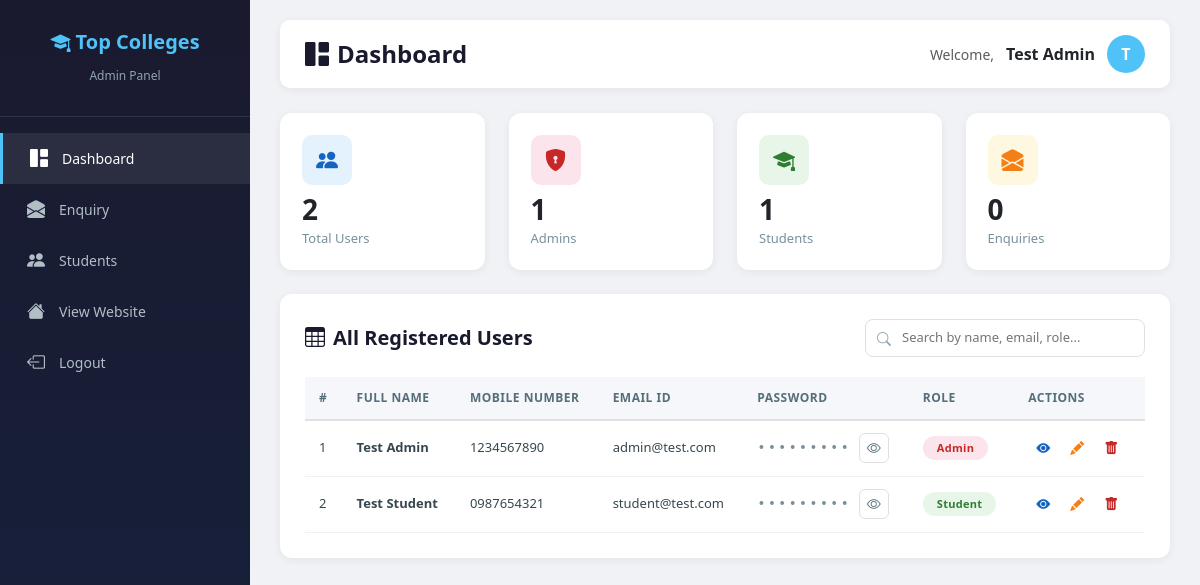
Page /admin/dashboard.php (signed in) on the committed database.
### tables this page shows
CREATE TABLE IF NOT EXISTS `students` (
  `id` int(11) NOT NULL AUTO_INCREMENT,
  `name` varchar(255) NOT NULL,
  `mobile` varchar(20) NOT NULL,
  `email` varchar(255) NOT NULL,
  `password` varchar(255) NOT NULL,
  `created_at` timestamp NOT NULL DEFAULT CURRENT_TIMESTAMP,
  `updated_at` timestamp NOT NULL DEFAULT CURRENT_TIMESTAMP ON UPDATE CURRENT_TIMESTAMP,
  PRIMARY KEY (`id`),
  UNIQUE KEY `unique_email` (`email`)
);

### admin/dashboard.php (the view, shortened to what this page needs)
<?php
include "../config/database.php";
$stmt = $conn->query("SELECT id, name, mobile, email, password, 'Admin' AS role FROM admins ORDER BY name ASC");
$admins = $stmt->fetchAll(PDO::FETCH_ASSOC);
$stmt = $conn->query("SELECT id, name, mobile, email, password, 'Student' AS role FROM students ORDER BY name ASC");
$students = $stmt->fetchAll(PDO::FETCH_ASSOC);
$stmt = $conn->query("SELECT id, name, phone AS mobile, email, '' AS password, 'Enquiry' AS role FROM applications ORDER BY name ASC");
$enquiries = $stmt->fetchAll(PDO::FETCH_ASSOC);
$allUsers = array_merge($admins, $students, $enquiries);
$totalUsers    = count($allUsers);
$totalAdmins   = count($admins);
$totalStudents = count($students);
$totalEnquiry  = count($enquiries);
?>
<!DOCTYPE html>
<html lang="en">
<head>
    <link rel="stylesheet" href="https://cdn.jsdelivr.net/npm/bootstrap@5.3.2/dist/css/bootstrap.min.css">
    <link rel="stylesheet" href="https://cdn.jsdelivr.net/npm/bootstrap-icons@1.11.1/font/bootstrap-icons.css">
    <link rel="stylesheet" href="styles.css">
</head>
<body>
    <div class="sidebar">
        <div class="brand">
            <h3><i class="bi bi-mortarboard-fill"></i> Top Colleges</h3>
            <small>Admin Panel</small>
        </div>
        <nav class="mt-3">
            <a href="dashboard.php" class="nav-link active">
                <i class="bi bi-grid-1x2-fill"></i> Dashboard
            </a>
            <a href="enquiry.php" class="nav-link">
                <i class="bi bi-envelope-open-fill"></i> Enquiry
            </a>
            <a href="students.php" class="nav-link">
                <i class="bi bi-people-fill"></i> Students
            </a>
            <a href="../index.php" class="nav-link">
                <i class="bi bi-house-fill"></i> View Website
            </a>
            <a href="../logout.php" class="nav-link">
                <i class="bi bi-box-arrow-left"></i> Logout
            </a>
        </nav>
    </div>
    <div class="main-content">
        <div class="top-bar">
            <h4><i class="bi bi-grid-1x2-fill me-2"></i>Dashboard</h4>
            <div class="admin-info">
                <span class="text-muted" style="font-size:14px;">Welcome,</span>
                <strong><?php echo htmlspecialchars($_SESSION['user']); ?></strong>
                <div class="avatar"><?php echo strtoupper(substr($_SESSION['user'], 0, 1)); ?></div>
            </div>
        </div>
        <div class="row g-4 mb-4">
            <div class="col-xl-3 col-md-6">
                <div class="stat-card">
                    <div class="icon-box bg-primary-soft"><i class="bi bi-people-fill"></i></div>
                    <h2><?php echo $totalUsers; ?></h2>
                    <p>Total Users</p>
                </div>
            </div>
            <div class="col-xl-3 col-md-6">
                <div class="stat-card">
                    <div class="icon-box bg-danger-soft"><i class="bi bi-shield-lock-fill"></i></div>
                    <h2><?php echo $totalAdmins; ?></h2>
                    <p>Admins</p>
                </div>
            </div>
            <div class="col-xl-3 col-md-6">
                <div class="stat-card">
                    <div class="icon-box bg-success-soft"><i class="bi bi-mortarboard-fill"></i></div>
                    <h2><?php echo $totalStudents; ?></h2>
                    <p>Students</p>
                </div>
            </div>
            <div class="col-xl-3 col-md-6">
                <div class="stat-card">
                    <div class="icon-box bg-warning-soft"><i class="bi bi-envelope-open-fill"></i></div>
                    <h2><?php echo $totalEnquiry; ?></h2>
                    <p>Enquiries</p>
                </div>
            </div>
        </div>
        <div class="table-card">
            <div class="card-header-custom">
                <h5><i class="bi bi-table me-2"></i>All Registered Users</h5>
                <div class="search-box">
                    <i class="bi bi-search"></i>
                    <input type="text" id="dashSearchInput" placeholder="Search by name, email, role...">
                </div>
            </div>
            <?php if ($totalUsers > 0): ?>
                <div class="table-responsive">
                    <table class="app-table" id="dashTable">
                        <thead>
                            <tr>
                                <th>#</th>
                                <th>Full Name</th>
                                <th>Mobile Number</th>
                                <th>Email ID</th>
                                <th>Password</th>
                                <th>Role</th>
                                <th>Actions</th>
                            </tr>
                        </thead>
                        <tbody>
                            <?php foreach ($allUsers as $i => $user): ?>
                                <tr>
                                    <td><?php echo $i + 1; ?></td>
                                    <td><strong><?php echo htmlspecialchars($user['name']); ?></strong></td>
                                    <td><?php echo htmlspecialchars($user['mobile']); ?></td>
                                    <td><?php echo htmlspecialchars($user['email']); ?></td>
                                    <td>
                                        <?php if ($user['role'] === 'Enquiry'): ?>
                                            <span class="text-muted">—</span>
                                        <?php else: ?>
                                            <div class="pw-cell">
                                                <span class="password-masked" data-password="<?php echo htmlspecialchars($user['password']); ?>">
                                                    <?php echo str_repeat('•', min(strlen($user['password']), 10)); ?>
                                                </span>
                                                <button type="button" class="btn-pw-toggle" title="Show Password" onclick="togglePw(this)">
                                                    <i class="bi bi-eye"></i>
                                                </button>
                                            </div>
                                        <?php endif; ?>
                                    </td>
                                    <td>
                                        <?php
                                        $roleClass = match ($user['role']) {
                                            'Admin'   => 'role-admin',
                                            'Student' => 'role-student',
                                            'Enquiry' => 'role-enquiry',
                                            default   => ''
                                        };
                                        ?>
                                        <span class="role-badge <?php echo $roleClass; ?>"><?php echo $user['role']; ?></span>
                                    </td>
                                    <td>
                                        <div class="action-btns">
                                            <button class="btn-action btn-view" title="View Details"
                                                onclick='viewUser(<?php echo json_encode($user); ?>)'>
                                                <i class="bi bi-eye-fill"></i>
                                            </button>
                                            <button class="btn-action btn-edit" title="Edit User"
                                                onclick='editUser(<?php echo json_encode($user); ?>)'>
                                                <i class="bi bi-pencil-fill"></i>
                                            </button>
                                            <button class="btn-action btn-delete" title="Delete User"
                                                onclick="deleteUser(<?php echo $user['id']; ?>, '<?php echo $user['role']; ?>')">
                                                <i class="bi bi-trash-fill"></i>
                                            </button>
                                        </div>
                                    </td>
                                </tr>
                            <?php endforeach; ?>
                        </tbody>
                    </table>
                </div>
            <?php endif; ?>
        </div>
    </div>
</body>
</html>

### admin/styles.css (style rules this page uses)
* { margin: 0; padding: 0; box-sizing: border-box; }
body { font-family: 'Segoe UI', Tahoma, Geneva, Verdana, sans-serif; background: #f0f2f5; min-height: 100vh; }
.sidebar { position: fixed; top: 0; left: 0; width: 250px; height: 100vh; background: linear-gradient(180deg, #1a1a2e 0%, #16213e 100%); color: #fff; padding: 20px 0; z-index: 1000; overflow-y: auto; }
.sidebar .brand { padding: 10px 20px 30px; text-align: center; border-bottom: 1px solid rgba(255,255,255,0.1); }
.sidebar .brand h3 { font-size: 20px; font-weight: 700; color: #4fc3f7; }
.sidebar .brand small { color: #90a4ae; font-size: 12px; }
.sidebar .nav-link { color: #b0bec5; padding: 12px 25px; display: flex; align-items: center; gap: 12px; transition: all 0.3s; font-size: 14px; text-decoration: none; }
.sidebar .nav-link:hover, .sidebar .nav-link.active { color: #fff; background: rgba(255,255,255,0.08); border-left: 3px solid #4fc3f7; }
.sidebar .nav-link i { font-size: 18px; width: 22px; text-align: center; }
.main-content { margin-left: 250px; padding: 20px 30px; }
.top-bar { display: flex; justify-content: space-between; align-items: center; background: #fff; padding: 15px 25px; border-radius: 10px; box-shadow: 0 2px 8px rgba(0,0,0,0.06); margin-bottom: 25px; }
.top-bar h4 { margin: 0; font-weight: 600; color: #1a1a2e; }
.top-bar .admin-info { display: flex; align-items: center; gap: 12px; }
.top-bar .admin-info .avatar { width: 38px; height: 38px; border-radius: 50%; background: #4fc3f7; display: flex; align-items: center; justify-content: center; color: #fff; font-weight: 700; }
.stat-card { background: #fff; border-radius: 12px; padding: 22px; box-shadow: 0 2px 8px rgba(0,0,0,0.06); transition: transform 0.2s; }
.stat-card .icon-box { width: 50px; height: 50px; border-radius: 10px; display: flex; align-items: center; justify-content: center; font-size: 22px; }
.stat-card h2 { font-size: 28px; font-weight: 700; margin: 8px 0 2px; }
.stat-card p { font-size: 13px; color: #78909c; margin: 0; }
.bg-primary-soft { background: #e3f2fd; color: #1565c0; }
.bg-warning-soft { background: #fff8e1; color: #f57f17; }
.bg-success-soft { background: #e8f5e9; color: #2e7d32; }
.bg-danger-soft { background: #fce4ec; color: #c62828; }
.table-card { background: #fff; border-radius: 12px; padding: 25px; box-shadow: 0 2px 8px rgba(0,0,0,0.06); }
.table-card .card-header-custom { display: flex; justify-content: space-between; align-items: center; margin-bottom: 20px; flex-wrap: wrap; gap: 10px; }
.table-card .card-header-custom h5 { font-weight: 600; color: #1a1a2e; margin: 0; }
.search-box { position: relative; width: 280px; }
.search-box input { width: 100%; padding: 8px 12px 8px 36px; border: 1px solid #e0e0e0; border-radius: 8px; font-size: 13px; outline: none; transition: border 0.3s; }
.search-box i { position: absolute; left: 12px; top: 50%; transform: translateY(-50%); color: #90a4ae; font-size: 14px; }
.table-responsive { overflow-x: auto; }
.app-table { width: 100%; border-collapse: collapse; font-size: 13px; }
.app-table thead th { background: #f5f7fa; padding: 12px 14px; text-align: left; font-weight: 600; color: #546e7a; font-size: 12px; text-transform: uppercase; letter-spacing: 0.5px; border-bottom: 2px solid #e0e0e0; white-space: nowrap; }
.app-table tbody td { padding: 12px 14px; border-bottom: 1px solid #f0f0f0; color: #37474f; vertical-align: middle; }
.action-btns { display: flex; gap: 4px; align-items: center; }
.btn-action { border: none; padding: 5px 8px; border-radius: 6px; cursor: pointer; font-size: 14px; transition: all 0.2s; background: transparent; }
.btn-action.btn-view { color: #1565c0; }
.btn-action.btn-edit { color: #f57f17; }
.btn-action.btn-delete { color: #c62828; }
.role-badge { padding: 4px 14px; border-radius: 20px; font-size: 11px; font-weight: 600; text-transform: capitalize; display: inline-block; letter-spacing: 0.3px; }
.role-admin { background: #fce4ec; color: #c62828; }
.role-student { background: #e8f5e9; color: #2e7d32; }
.pw-cell { display: flex; align-items: center; gap: 8px; }
.password-masked { font-family: monospace; letter-spacing: 2px; color: #78909c; font-size: 14px; cursor: default; user-select: none; }
.btn-pw-toggle { border: 1px solid #e0e0e0; background: #fff; color: #546e7a; width: 30px; height: 30px; border-radius: 6px; cursor: pointer; display: flex; align-items: center; justify-content: center; font-size: 14px; transition: all 0.2s; flex-shrink: 0; padding: 0; }

### rows in the picture
students: name "Test Student", mobile "0987654321", email "student@test.com", password "•••••••••", role "Student"

### other values in the picture
$_SESSION['user'] "Test Admin"
substr($_SESSION['user'], 0, 1) "T"
$totalUsers "2"
$totalAdmins "1"
$totalStudents "1"
$totalEnquiry "0"
$user['name'] "Test Admin"
$user['mobile'] "1234567890"
$user['email'] "admin@test.com"
str_repeat('•', min(strlen($user['password']), 10)) "•••••••••"
$user['role'] "Admin"
